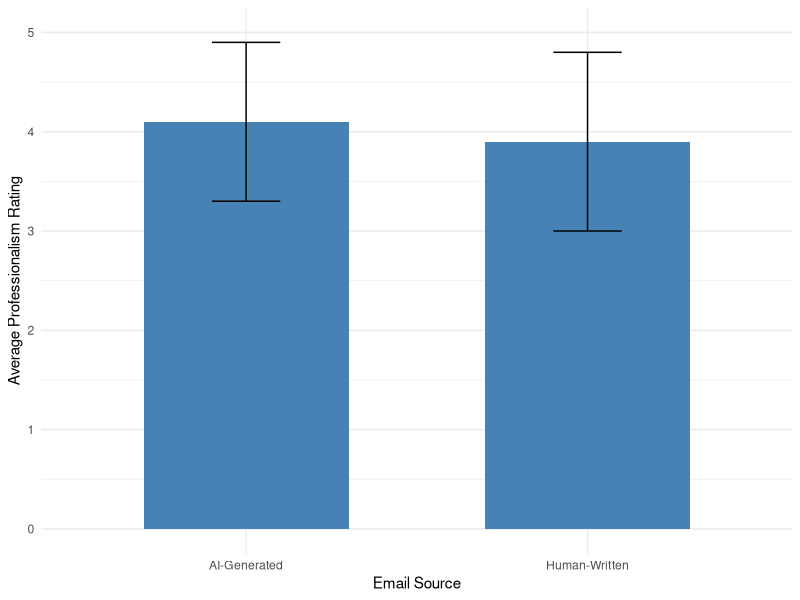
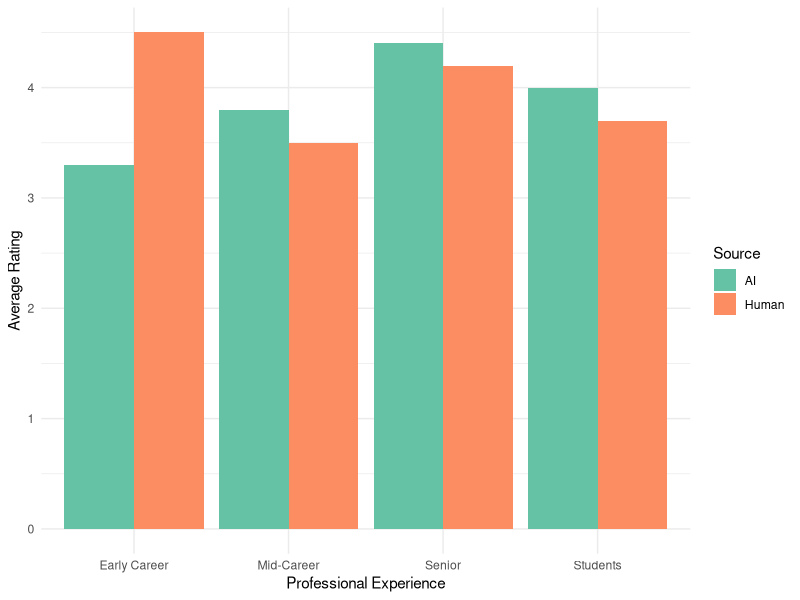
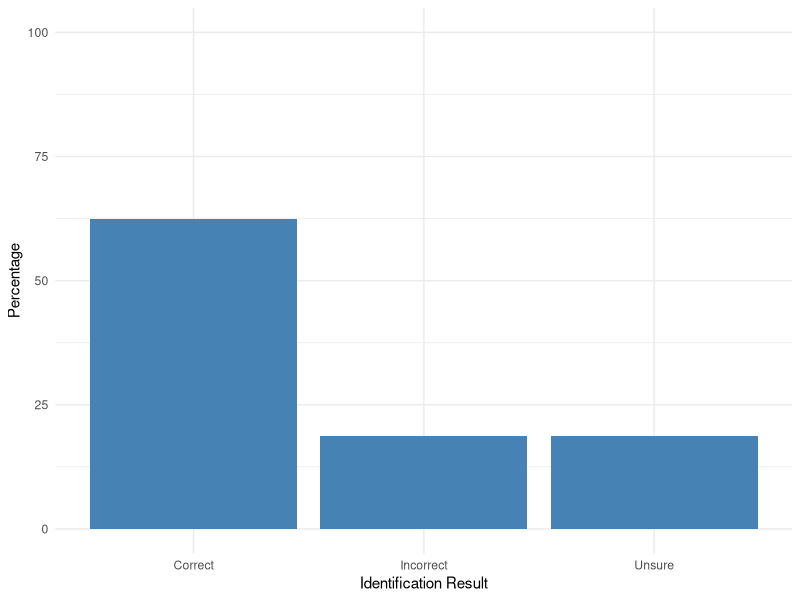

Write the R code that produced these figures, in order.
## ---- chunk 1
knitr::opts_chunk$set(echo = FALSE, warning = FALSE, message = FALSE)
library(ggplot2)
library(dplyr)
## ---- chunk 2
ratings_data <- data.frame(
  Source = c("AI-Generated", "Human-Written"),
  Rating = c(4.1, 3.9),
  SD = c(0.8, 0.9)
)

ggplot(ratings_data, aes(x = Source, y = Rating)) +
  geom_bar(stat = "identity", fill = "steelblue", width = 0.6) +
  geom_errorbar(aes(ymin = Rating - SD, ymax = Rating + SD), width = 0.2) +
  theme_minimal() +
  labs(y = "Average Professionalism Rating", x = "Email Source") +
  ylim(0, 5)
## ---- chunk 3
experience_data <- data.frame(
  Experience = c("Students", "Early Career", "Mid-Career", "Senior"),
  AI = c(4.0, 3.3, 3.8, 4.4),
  Human = c(3.7, 4.5, 3.5, 4.2)
) %>%
  tidyr::pivot_longer(cols = c(AI, Human), 
                      names_to = "Source", 
                      values_to = "Rating")

ggplot(experience_data, aes(x = Experience, y = Rating, fill = Source)) +
  geom_bar(stat = "identity", position = "dodge") +
  theme_minimal() +
  labs(y = "Average Rating", x = "Professional Experience") +
  scale_fill_brewer(palette = "Set2")
## ---- chunk 4
accuracy_data <- data.frame(
  Category = c("Correct", "Incorrect", "Unsure"),
  Percentage = c(62.5, 18.75, 18.75)
)

ggplot(accuracy_data, aes(x = Category, y = Percentage)) +
  geom_bar(stat = "identity", fill = "steelblue") +
  theme_minimal() +
  labs(y = "Percentage", x = "Identification Result") +
  ylim(0, 100)
